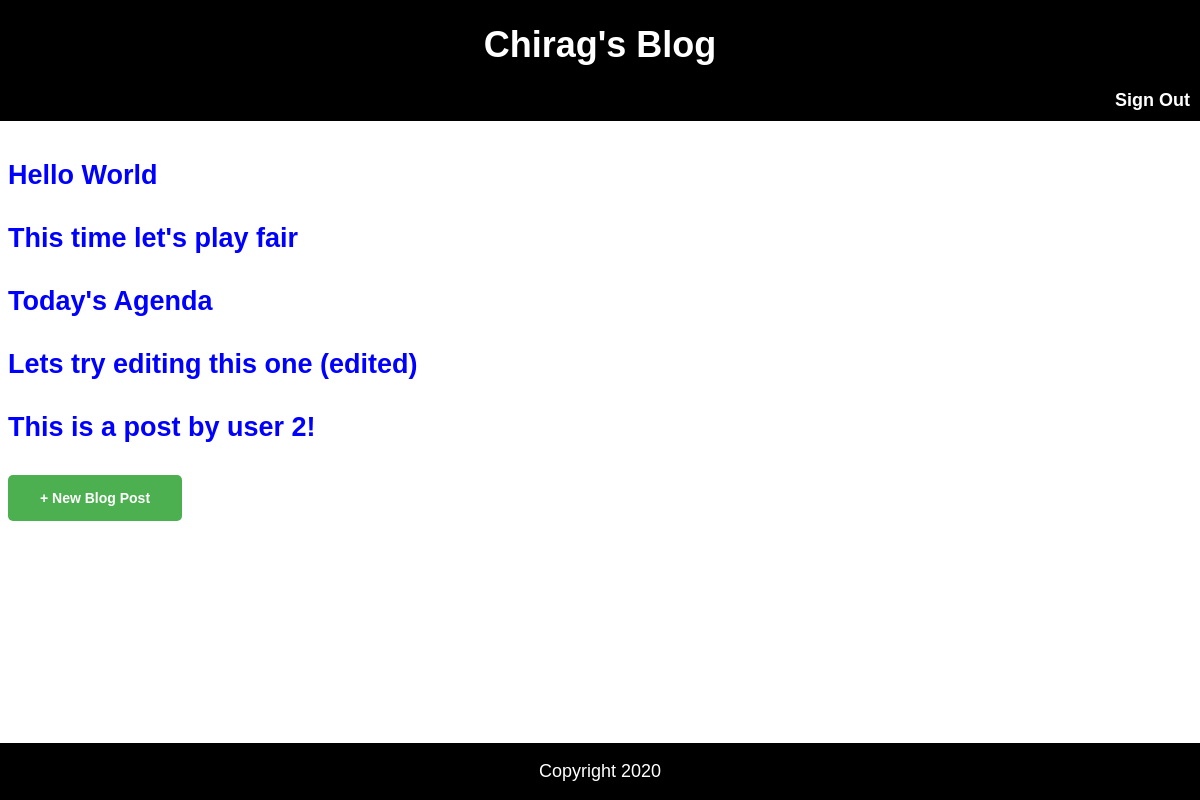
The app's page / (signed in) with its own data.
### blog/models.py (models this page shows, shortened)
class Post(models.Model):
    title = models.CharField(max_length=200)
    author = models.ForeignKey('auth.User', on_delete=models.CASCADE)
    body = models.TextField()

### blog/views.py (the view)
# urls.py: path('', BlogListView.as_view(), name='home'),
class BlogListView(ListView):
    model = Post
    template_name = 'blog/home.html'
    context_object_name = 'post_list'

### blog/templates/blog/home.html
{% extends 'blog/base.html' %}
{% block content %}
{% for post in post_list %}
<div class = post-entry>
    <h2><a href="{% url 'post_detail' post.pk %}">{{ post.title }}</a></h2>
</div>
{% endfor %}
{% if user.is_authenticated %}
<div class="new-post">
    <a href="{% url 'post_new' %}">+ New Blog Post</a>
</div>
{% endif %}
{% endblock content%}

### static/css/base.css (style rules this page uses)
body { font-family: 'Source Sans Pro', sans-serif; font-size: 18px; }
.new-post { background-color: #4CAF50; border: none; color: white; text-align: center; text-decoration: none; display: inline-block; border-radius: 5px; }
.new-post a { color: white; padding: 15px 32px; text-align: center; text-decoration: none; display: inline-block; font-size: 14px; font-weight: bold; }
.post-entry { margin-bottom: 2rem; }
.post-entry h2 { margin: 0.5rem 0; }
.post-entry h2 a, .post-entry h2 a:visited { color: blue; text-decoration: none; }

### records on screen
Post: title "Hello World"
Post: title "This time let's play fair"
Post: title "Today's Agenda"
Post: title "Lets try editing this one (edited)"
Post: title "This is a post by user 2!"
